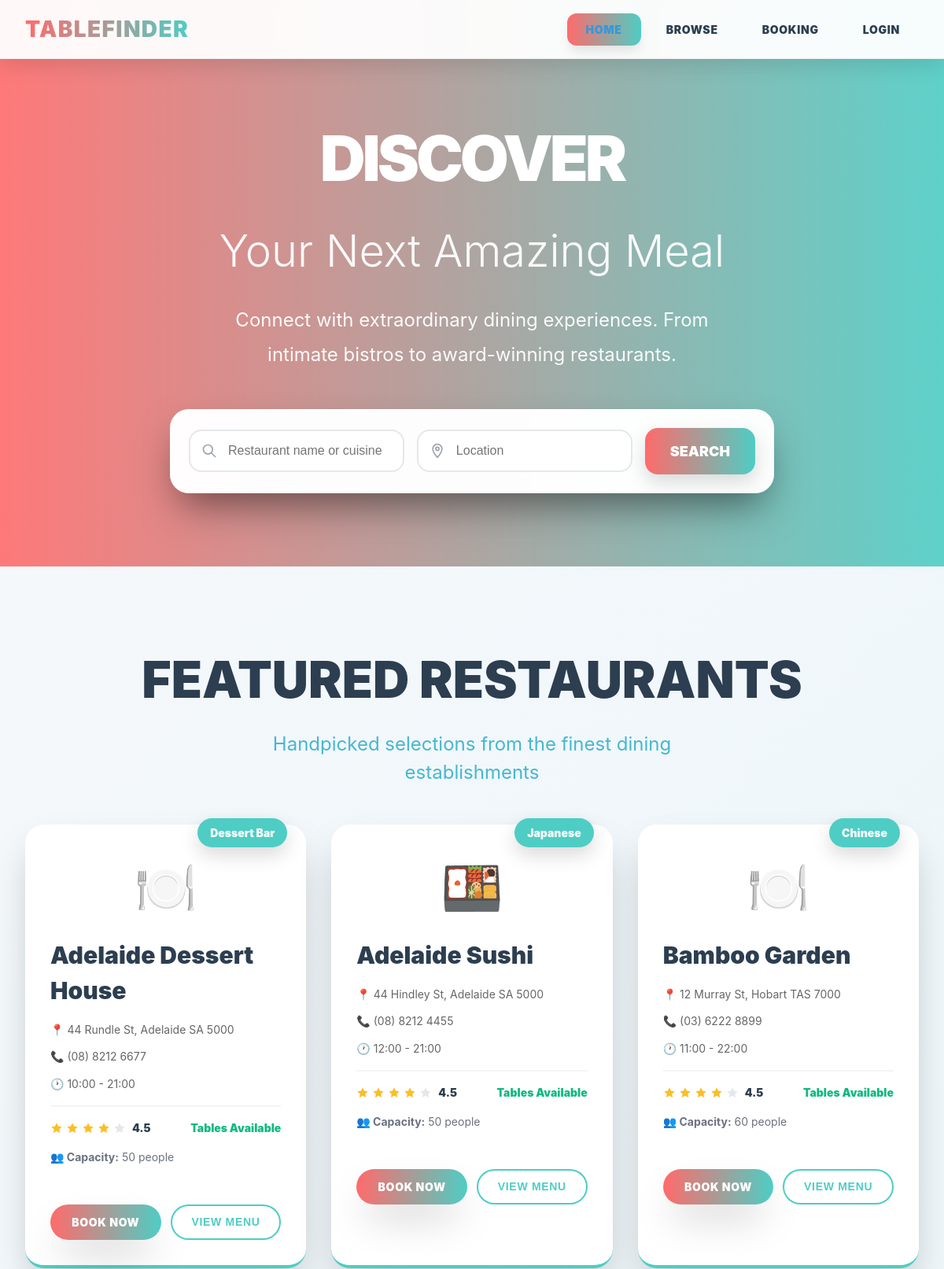
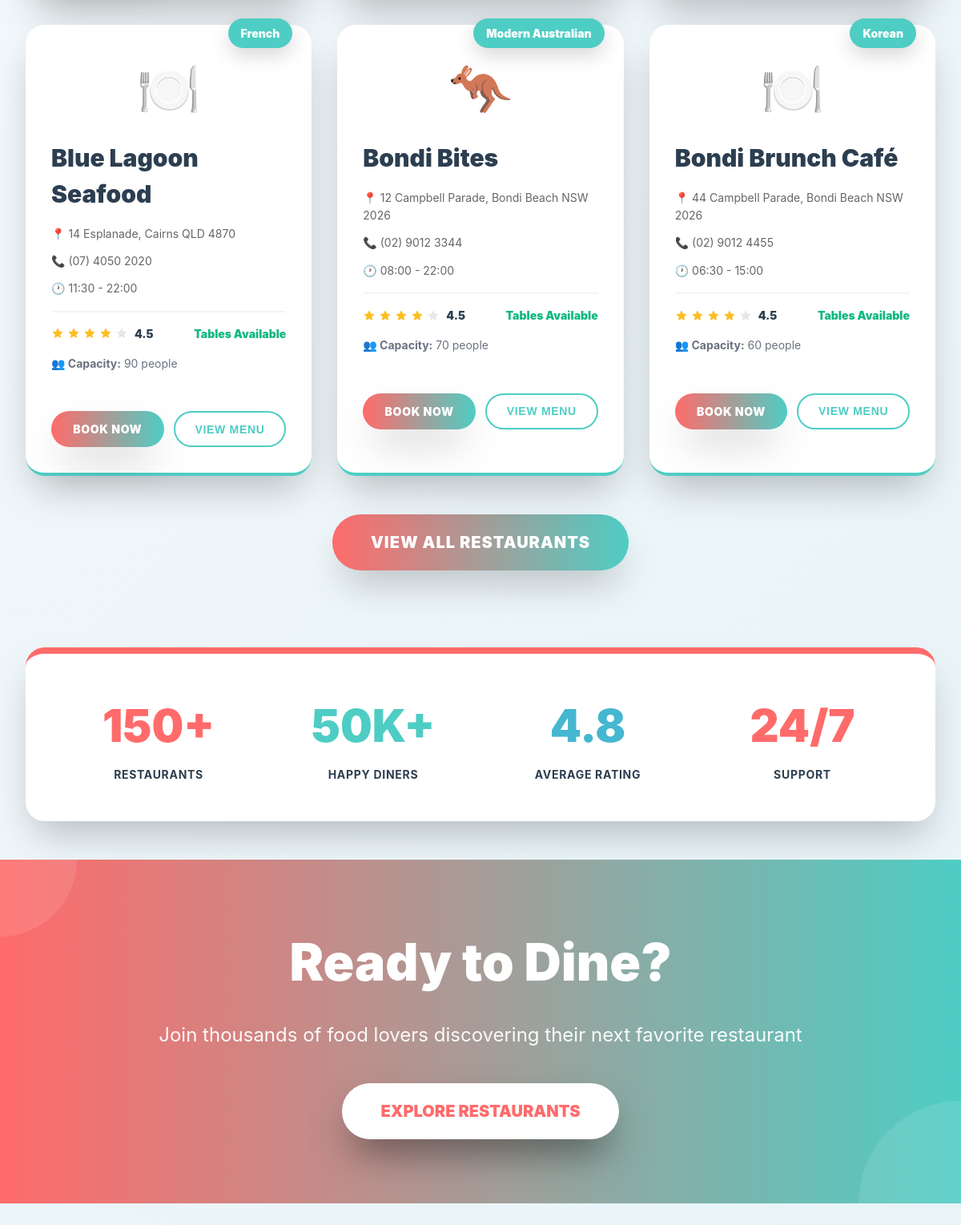
The page / on the database its author committed (2 pictures, top to bottom).
### tables this page shows
CREATE TABLE Restaurant (Restaurant_Id INTEGER NOT NULL PRIMARY KEY,Restaurant_Name TEXT NOT NULL, Address TEXT NOT NULL,Phone_Number INTEGER NOT NULL,email TEXT NOT NULL,Website TEXT NOT NULL,Capacity INTEGER NOT NULL,Opening_Time TIME NOT NULL,Closing_Time TIME NOT NULL,Category_Id INTEGER NOT NULL,     FOREIGN KEY (Category_Id) REFERENCES Restaurant_Category(Category_Id));

CREATE TABLE Restaurant_Category (Category_Id INTEGER PRIMARY KEY,Category_Name TEXT NOT NULL,Category_Description TEXT);

### main.py (the view)
@app.route('/')
def index():
    restaurants = get_restaurants()[:6]
    return render_template('index.html', restaurants=restaurants)

### database_manager.py (called while the page is built)
def get_db_connection():
    conn = sqlite3.connect(DATABASE)
    conn.row_factory = sqlite3.Row
    return conn

def get_restaurants():
    conn = get_db_connection()
    restaurants = conn.execute('''
        SELECT
            r.Restaurant_Id,
            r.Restaurant_Name,
            r.Address,
            r.Phone_Number,
            r.Email,
            r.Website,
            r.Capacity,
            r.Opening_Time,
            r.Closing_Time,
            rc.Category_Name
        FROM restaurant r
        LEFT JOIN restaurant_category rc ON r.Category_Id = rc.Category_Id
        ORDER BY r.Restaurant_Name
    ''').fetchall()
    conn.close()
    return restaurants

### templates/index.html (shortened to what this page needs)
{% extends 'layout.html' %} {% block title %}Home - Table Finder{% endblock %}
{% block content %}
<section
  style="
    position: relative;
    height: calc(100vh - 5rem);
    display: flex;
    align-items: center;
    justify-content: center;
    overflow: hidden;
    margin: -6rem -2rem 3rem;
    padding: 6rem 2rem 3rem;
  "
>
  <div
    style="
      position: absolute;
      inset: 0;
      background: linear-gradient(
        90deg,
        rgba(255, 107, 107, 0.9) 0%,
        rgba(78, 205, 196, 0.9) 100%
      );
      z-index: 1;
    "
  ></div>
  <div style="position: absolute; inset: 0; z-index: 0">
  </div>
  <div
    style="
      position: relative;
      z-index: 10;
      text-align: center;
      max-width: 64rem;
      margin: 0 auto;
      padding: 0 1.5rem;
    "
  >
    <h1 style="margin-bottom: 1.5rem; color: white">
      <span
        style="
          display: block;
          font-size: 5rem;
          font-weight: 900;
          margin-bottom: 1rem;
          letter-spacing: -0.05em;
        "
      >
        DISCOVER
      </span>
      <span
        style="
          display: block;
          font-size: 3.5rem;
          font-weight: 300;
          opacity: 0.95;
        "
      >
        Your Next Amazing Meal
      </span>
    </h1>
    <p
      style="
        font-size: 1.5rem;
        color: rgba(255, 255, 255, 0.95);
        margin-bottom: 3rem;
        max-width: 42rem;
        margin-left: auto;
        margin-right: auto;
        line-height: 1.8;
      "
    >
      Connect with extraordinary dining experiences. From intimate bistros to
      award-winning restaurants.
    </p>
    <div
      style="
        background: rgba(255, 255, 255, 0.98);
        backdrop-filter: blur(10px);
        border-radius: 1.5rem;
        padding: 1.5rem;
        box-shadow: 0 25px 50px -12px rgba(0, 0, 0, 0.5);
        max-width: 48rem;
        margin: 0 auto;
      "
    >
      <div
        style="
          display: grid;
          grid-template-columns: 1fr 1fr auto;
          gap: 1rem;
          align-items: center;
        "
      >
        <div style="position: relative">
          <svg
            style="
              position: absolute;
              left: 1rem;
              top: 50%;
              transform: translateY(-50%);
              color: #9ca3af;
              width: 1.25rem;
              height: 1.25rem;
            "
            fill="none"
            stroke="currentColor"
            viewBox="0 0 24 24"
          >
            <path
              stroke-linecap="round"
              stroke-linejoin="round"
              stroke-width="2"
              d="m21 21-6-6m2-5a7 7 0 1 1-14 0 7 7 0 0 1 14 0Z"
            />
          </svg>
          <input
            type="text"
            placeholder="Restaurant name or cuisine"
            style="
              width: 100%;
              padding: 1rem 1rem 1rem 3rem;
              border: 2px solid #e5e7eb;
              border-radius: 1rem;
              font-size: 1rem;
              outline: none;
              background: white;
            "
            onfocus="this.style.borderColor='#4ecdc4'"
            onblur="this.style.borderColor='#e5e7eb'"
          />
        </div>
        <div style="position: relative">
          <input
            type="text"
            placeholder="Location"
            style="
              width: 100%;
              padding: 1rem 1rem 1rem 3rem;
              border: 2px solid #e5e7eb;
              border-radius: 1rem;
              font-size: 1rem;
              outline: none;
              background: white;
            "
            onfocus="this.style.borderColor='#4ecdc4'"
            onblur="this.style.borderColor='#e5e7eb'"
          />
        </div>
        <a
          href="{{ url_for('browse') }}"
          style="
            background: linear-gradient(90deg, #ff6b6b 0%, #4ecdc4 100%);
            color: white;
            padding: 1rem 2rem;
            border-radius: 1rem;
            font-weight: 900;
            font-size: 1.125rem;
            text-decoration: none;
            white-space: nowrap;
            transition: all 0.2s ease;
            box-shadow: 0 10px 25px rgba(0, 0, 0, 0.15);
          "
          onmouseover="this.style.transform='scale(1.05)'"
          onmouseout="this.style.transform='scale(1)'"
        >
          SEARCH
        </a>
      </div>
    </div>
  </div>
</section>
<section style="padding: 3rem 0">
  <div style="text-align: center; margin-bottom: 3rem">
    <h2
      style="
        font-size: 4rem;
        font-weight: 900;
        color: #2c3e50;
        margin-bottom: 1rem;
      "
    >
      FEATURED RESTAURANTS
    </h2>
    <p
      style="
        font-size: 1.5rem;
        color: #45b7d1;
        max-width: 42rem;
        margin: 0 auto;
      "
    >
      Handpicked selections from the finest dining establishments
    </p>
  </div>
  <div class="restaurants-grid">
    {% for restaurant in restaurants %}
    <div class="restaurant-card" style="position: relative">
      <div
        style="
          position: absolute;
          top: -0.5rem;
          right: 1.5rem;
          background: #4ecdc4;
          color: white;
          padding: 0.5rem 1rem;
          border-radius: 9999px;
          font-weight: 900;
          font-size: 0.875rem;
          box-shadow: 0 10px 25px rgba(0, 0, 0, 0.15);
          z-index: 10;
        "
      >
        {% if restaurant.Category_Name %} {{ restaurant.Category_Name }} {% else
        %} Restaurant {% endif %}
      </div>
      <div style="font-size: 4rem; text-align: center; margin-bottom: 1rem">
        {% if restaurant.Category_Name == 'Italian' %} 🍝 {% elif
        restaurant.Category_Name == 'Japanese' %} 🍱 {% elif
        restaurant.Category_Name == 'Modern Australian' %} 🦘 {% else %} 🍽️ {%
        endif %}
      </div>
      <h3 style="margin-bottom: 1rem">{{ restaurant.Restaurant_Name }}</h3>
      <p style="margin-bottom: 0.75rem">
        <strong>📍</strong> {{ restaurant.Address }}
      </p>
      <p style="margin-bottom: 0.75rem">
        <strong>📞</strong> {{ restaurant.Phone_Number }}
      </p>
      <p style="margin-bottom: 0.75rem">
        <strong>🕐</strong> {{ restaurant.Opening_Time }} - {{
        restaurant.Closing_Time }}
      </p>
      <div
        style="
          display: flex;
          justify-content: space-between;
          align-items: center;
          margin: 1rem 0;
          padding-top: 1rem;
          border-top: 2px solid #f3f4f6;
        "
      >
        <div style="display: flex; align-items: center; gap: 0.25rem">
          <svg
            style="
              width: 1rem;
              height: 1rem;
              color: #fbbf24;
              fill: currentColor;
            "
            viewBox="0 0 24 24"
          >
            <path
              d="M12 2l3.09 6.26L22 9.27l-5 4.87 1.18 6.88L12 17.77l-6.18 3.25L7 14.14 2 9.27l6.91-1.01L12 2z"
            />
          </svg>
          <svg
            style="
              width: 1rem;
              height: 1rem;
              color: #fbbf24;
              fill: currentColor;
            "
            viewBox="0 0 24 24"
          >
            <path
              d="M12 2l3.09 6.26L22 9.27l-5 4.87 1.18 6.88L12 17.77l-6.18 3.25L7 14.14 2 9.27l6.91-1.01L12 2z"
            />
          </svg>
          <svg
            style="
              width: 1rem;
              height: 1rem;
              color: #fbbf24;
              fill: currentColor;
            "
            viewBox="0 0 24 24"
          >
            <path
              d="M12 2l3.09 6.26L22 9.27l-5 4.87 1.18 6.88L12 17.77l-6.18 3.25L7 14.14 2 9.27l6.91-1.01L12 2z"
            />
          </svg>
          <svg
            style="
              width: 1rem;
              height: 1rem;
              color: #fbbf24;
              fill: currentColor;
            "
            viewBox="0 0 24 24"
          >
            <path
              d="M12 2l3.09 6.26L22 9.27l-5 4.87 1.18 6.88L12 17.77l-6.18 3.25L7 14.14 2 9.27l6.91-1.01L12 2z"
            />
          </svg>
          <svg
            style="
              width: 1rem;
              height: 1rem;
              color: #e5e7eb;
              fill: currentColor;
            "
            viewBox="0 0 24 24"
          >
            <path
              d="M12 2l3.09 6.26L22 9.27l-5 4.87 1.18 6.88L12 17.77l-6.18 3.25L7 14.14 2 9.27l6.91-1.01L12 2z"
            />
          </svg>
          <span style="font-weight: 900; color: #2c3e50; margin-left: 0.25rem"
            >4.5</span
          >
        </div>
        <span style="color: #10b981; font-weight: 900; font-size: 0.875rem"
          >Tables Available</span
        >
      </div>
      <p style="margin-bottom: 1.5rem; font-size: 0.875rem; color: #6b7280">
        <strong>👥 Capacity:</strong> {{ restaurant.Capacity }} people
      </p>
      <div style="display: grid; grid-template-columns: 1fr 1fr; gap: 0.75rem">
        <a
          href="{{ url_for('booking') }}"
          class="btn btn-primary"
          style="text-align: center; padding: 0.75rem 1rem; font-size: 0.875rem"
        >
          BOOK NOW
        </a>
        <button
          class="btn btn-secondary"
          style="padding: 0.75rem 1rem; font-size: 0.875rem"
        >
          VIEW MENU
        </button>
      </div>
    </div>
    {% endfor %}
  </div>
  <div style="text-align: center; margin-top: 3rem">
    <a
      href="{{ url_for('browse') }}"
      class="btn btn-primary"
      style="font-size: 1.25rem; padding: 1.25rem 3rem"
    >
      VIEW ALL RESTAURANTS
    </a>
  </div>
</section>
<div class="stats-section">
  <div class="stats-container">
    <div class="stat-item">
      <div class="stat-number stat-primary">150+</div>
      <div class="stat-label">Restaurants</div>
    </div>
    <div class="stat-item">
      <div class="stat-number stat-secondary">50K+</div>
      <div class="stat-label">Happy Diners</div>
    </div>
    <div class="stat-item">
      <div class="stat-number stat-tertiary">4.8</div>
      <div class="stat-label">Average Rating</div>
    </div>
    <div class="stat-item">
      <div class="stat-number stat-primary">24/7</div>
      <div class="stat-label">Support</div>
    </div>
  </div>
</div>
<section
  style="
    padding: 5rem 0;
    background: linear-gradient(90deg, #ff6b6b 0%, #4ecdc4 100%);
    margin: 3rem -2rem 0;
    position: relative;
    overflow: hidden;
  "
>
  <div
    style="
      position: absolute;
      top: 0;
      left: 0;
      width: 12rem;
      height: 12rem;
      background: rgba(255, 255, 255, 0.1);
      border-radius: 50%;
      transform: translate(-6rem, -6rem);
    "
  ></div>
  <div
    style="
      position: absolute;
      bottom: 0;
      right: 0;
      width: 16rem;
      height: 16rem;
      background: rgba(255, 255, 255, 0.1);
      border-radius: 50%;
      transform: translate(8rem, 8rem);
    "
  ></div>
  <div
    style="
      max-width: 64rem;
      margin: 0 auto;
      text-align: center;
      padding: 0 2rem;
      position: relative;
      z-index: 10;
    "
  >
    <h2
      style="
        font-size: 4rem;
        font-weight: 900;
        color: white;
        margin-bottom: 1.5rem;
      "
    >
      Ready to Dine?
    </h2>
    <p
      style="
        font-size: 1.5rem;
        color: rgba(255, 255, 255, 0.95);
        margin-bottom: 2.5rem;
        line-height: 1.6;
      "
    >
      Join thousands of food lovers discovering their next favorite restaurant
    </p>
    <a
      href="{{ url_for('browse') }}"
      style="
        display: inline-block;
        background: white;
        color: #ff6b6b;
        padding: 1.25rem 3rem;
        border-radius: 9999px;
        font-weight: 900;
        font-size: 1.25rem;
        text-decoration: none;
        box-shadow: 0 25px 50px -12px rgba(0, 0, 0, 0.5);
        transition: all 0.2s ease;
      "
      onmouseover="this.style.transform='scale(1.05)'; this.style.boxShadow='0 25px 50px -12px rgba(0, 0, 0, 0.6)'"
      onmouseout="this.style.transform='scale(1)'; this.style.boxShadow='0 25px 50px -12px rgba(0, 0, 0, 0.5)'"
    >
      EXPLORE RESTAURANTS
    </a>
  </div>
</section>
{% endblock %}

### static/css/style.css (style rules this page uses)
* { margin: 0; padding: 0; box-sizing: border-box; }
body { font-family: -apple-system, BlinkMacSystemFont, "Segoe UI", "Roboto", sans-serif; font-size: 14px; line-height: 1.5; background: linear-gradient(135deg, #f7f9fc 0%, #e8f4f8 100%); min-height: 100vh; }
.btn { display: inline-block; padding: 1rem 2rem; text-decoration: none; border-radius: 9999px; transition: all 0.3s ease; border: none; cursor: pointer; font-size: 1.125rem; font-weight: 900; letter-spacing: 0.05em; }
.btn-primary { background: linear-gradient(90deg, #ff6b6b 0%, #4ecdc4 100%); color: white; box-shadow: 0 25px 50px -12px rgba(0, 0, 0, 0.25); }
.btn-secondary { background: white; color: #4ecdc4; border: 2px solid #4ecdc4; }
.restaurants-grid { display: grid; grid-template-columns: repeat(auto-fill, minmax(350px, 1fr)); gap: 2rem; margin-top: 2rem; }
.restaurant-card { background: white; border-radius: 1.5rem; padding: 2rem; box-shadow: 0 25px 50px -12px rgba(0, 0, 0, 0.25); border-bottom: 4px solid #4ecdc4; transition: all 0.3s ease; cursor: pointer; }
.restaurant-card h3 { color: #2c3e50; margin-bottom: 1rem; font-size: 1.875rem; font-weight: 900; }
.restaurant-card p { margin-bottom: 0.75rem; color: #666; line-height: 1.6; }
.restaurant-card .btn { margin-top: 1.5rem; }
.stats-section { margin: 3rem 0; }
.stats-container { background: white; border-radius: 1.5rem; padding: 3rem; box-shadow: 0 25px 50px -12px rgba(0, 0, 0, 0.25); border-top: 8px solid #ff6b6b; display: grid; grid-template-columns: repeat(auto-fit, minmax(200px, 1fr)); gap: 2rem; text-align: center; }
.stat-item { transition: transform 0.2s ease; }
.stat-number { font-size: 3.5rem; font-weight: 900; margin-bottom: 0.5rem; }
.stat-primary { color: #ff6b6b; }
.stat-secondary { color: #4ecdc4; }
.stat-tertiary { color: #45b7d1; }
.stat-label { color: #2c3e50; font-weight: bold; text-transform: uppercase; letter-spacing: 0.05em; font-size: 0.875rem; }

### rows shown on the page
Restaurant: Category_Name "Dessert Bar", Restaurant_Name "Adelaide Dessert House", Address "44 Rundle St, Adelaide SA 5000", Phone_Number "(08) 8212 6677", Opening_Time "10:00", Closing_Time "21:00", Capacity "50"
Restaurant: Category_Name "Japanese", Restaurant_Name "Adelaide Sushi", Address "44 Hindley St, Adelaide SA 5000", Phone_Number "(08) 8212 4455", Opening_Time "12:00", Closing_Time "21:00", Capacity "50"
Restaurant: Category_Name "Chinese", Restaurant_Name "Bamboo Garden", Address "12 Murray St, Hobart TAS 7000", Phone_Number "(03) 6222 8899", Opening_Time "11:00", Closing_Time "22:00", Capacity "60"
Restaurant: Category_Name "French", Restaurant_Name "Blue Lagoon Seafood", Address "14 Esplanade, Cairns QLD 4870", Phone_Number "(07) 4050 2020", Opening_Time "11:30", Closing_Time "22:00", Capacity "90"
Restaurant: Category_Name "Modern Australian", Restaurant_Name "Bondi Bites", Address "12 Campbell Parade, Bondi Beach NSW 2026", Phone_Number "(02) 9012 3344", Opening_Time "08:00", Closing_Time "22:00", Capacity "70"
Restaurant: Category_Name "Korean", Restaurant_Name "Bondi Brunch Café", Address "44 Campbell Parade, Bondi Beach NSW 2026", Phone_Number "(02) 9012 4455", Opening_Time "06:30", Closing_Time "15:00", Capacity "60"
